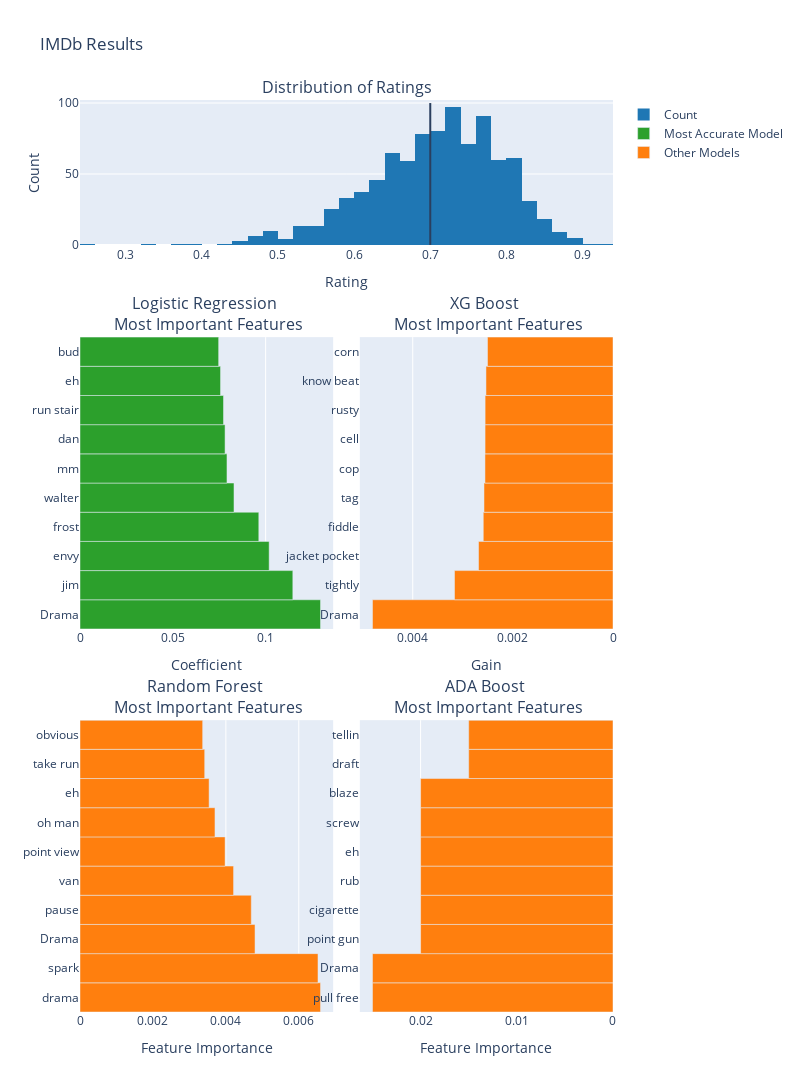

Notebook cell for this chart:
### Code cell
# Create the subplots 
fig = make_subplots(rows=3, 
                    cols=2,
                    row_heights=[0.2, 0.4, 0.4],
                    specs=[[{"type": "xy", "colspan": 2}, None],
                           [{"type": "xy"}, {"type": "xy"}], 
                           [{"type": "xy"}, {"type": "xy"}]],
                    subplot_titles=['Distribution of Ratings', 
                                    "Logistic Regression <br> Most Important Features", 
                                    "XG Boost <br> Most Important Features", 
                                    "Random Forest <br> Most Important Features", 
                                    "ADA Boost <br> Most Important Features"], 
                    horizontal_spacing=0.05, 
                    vertical_spacing=0.1)

LR_CD = go.Bar(y=lr_t50['Coef'], 
               x=lr_t50['Value'], 
               name="Most Accurate Model", 
               hovertemplate='%{y}<extra></extra>', 
               orientation='h', 
               marker_color='#2CA02C')
XG_CD = go.Bar(y=xg_t50['Coef'], 
               x=xg_t50['Value'], 
               name="Other Models", 
               hovertemplate='%{y}<extra></extra>', 
               orientation='h', 
               marker_color='#FF7F0E')
RF_CD = go.Bar(y=rf_t50['Coef'], 
               x=rf_t50['Value'], 
               name='Feature Importance', 
               hovertemplate='%{y}<extra></extra>', 
               orientation='h', 
               marker_color='#FF7F0E', 
               showlegend=False)
ADA_CD = go.Bar(y=ada_t50['Coef'], 
               x=ada_t50['Value'], 
               name='Feature Importance', 
               hovertemplate='%{y}<extra></extra>', 
               orientation='h',  
               marker_color='#FF7F0E',
               showlegend=False)
imdb_CD = go.Histogram(x=y['IMDb_score'], 
                       name='Count', 
                       hovertemplate='%{y}<extra></extra>', 
                       marker_color='#1F77B4')

# Add the graph objects
fig.append_trace(imdb_CD, row=1, col=1)
fig.add_shape(go.layout.Shape(type='line', xref='x', yref='y',
                        x0=0.7, y0=0, x1=0.7, y1=100),
                        row=1, col=1)
fig.append_trace(LR_CD, row=2, col=1)
fig.append_trace(XG_CD, row=2, col=2)
fig.append_trace(RF_CD, row=3, col=1)
fig.append_trace(ADA_CD, row=3, col=2)


fig['layout']['xaxis1'].update(title='Rating')
fig['layout']['xaxis3'].update(autorange='reversed')
fig['layout']['xaxis2'].update(title='Coefficient')
fig['layout']['xaxis3'].update(title='Gain')
fig['layout']['xaxis5'].update(autorange='reversed')
fig['layout']['xaxis4'].update(title='Feature Importance')
fig['layout']['xaxis5'].update(title='Feature Importance')

fig['layout']['yaxis1'].update(title='Count')

# Update the layout and show
fig.update_layout(height=1200, 
                  width=800, 
                  title_text="IMDb Results")
fig.show()

# Loading onto cloud
#py.iplot(fig, filename="IMDb")

### Figure 1 — Plotly figure (JSON) as saved in the notebook; plotly's stock layout.template omitted (floating-point values rounded to 4 significant figures; data arrays with more than 128 entries replaced by an {"elided": "..."} marker saying what was removed)
{"data": [{"hovertemplate": "%{y}<extra></extra>", "marker": {"color": "#1F77B4"}, "name": "Count", "type": "histogram", "x": {"elided": "922 float values"}, "xaxis": "x", "yaxis": "y"}, {"hovertemplate": "%{y}<extra></extra>", "marker": {"color": "#2CA02C"}, "name": "Most Accurate Model", "orientation": "h", "type": "bar", "x": [0.1296, 0.1146, 0.1019, 0.09631, 0.08295, 0.07917, 0.07813, 0.07729, 0.0757, 0.07468], "xaxis": "x2", "y": ["Drama", "jim", "envy", "frost", "walter", "mm", "dan", "run stair", "eh", "bud"], "yaxis": "y2"}, {"hovertemplate": "%{y}<extra></extra>", "marker": {"color": "#FF7F0E"}, "name": "Other Models", "orientation": "h", "type": "bar", "x": [0.004804, 0.003166, 0.002686, 0.002591, 0.002577, 0.002557, 0.002555, 0.002554, 0.002537, 0.002507], "xaxis": "x3", "y": ["Drama", "tightly", "jacket pocket", "fiddle", "tag", "cop", "cell", "rusty", "know beat", "corn"], "yaxis": "y3"}, {"hovertemplate": "%{y}<extra></extra>", "marker": {"color": "#FF7F0E"}, "name": "Feature Importance", "orientation": "h", "showlegend": false, "type": "bar", "x": [0.006596, 0.006526, 0.0048, 0.004697, 0.004211, 0.003979, 0.003702, 0.00354, 0.00342, 0.003364], "xaxis": "x4", "y": ["drama", "spark", "Drama", "pause", "van", "point view", "oh man", "eh", "take run", "obvious"], "yaxis": "y4"}, {"hovertemplate": "%{y}<extra></extra>", "marker": {"color": "#FF7F0E"}, "name": "Feature Importance", "orientation": "h", "showlegend": false, "type": "bar", "x": [0.025, 0.025, 0.02, 0.02, 0.02, 0.02, 0.02, 0.02, 0.015, 0.015], "xaxis": "x5", "y": ["pull free", "Drama", "point gun", "cigarette", "rub", "eh", "screw", "blaze", "draft", "tellin"], "yaxis": "y5"}], "layout": {"annotations": [{"font": {"size": 16}, "showarrow": false, "text": "Distribution of Ratings", "x": 0.5, "xanchor": "center", "xref": "paper", "y": 1, "yanchor": "bottom", "yref": "paper"}, {"font": {"size": 16}, "showarrow": false, "text": "Logistic Regression <br> Most Important Features", "x": 0.2375, "xanchor": "center", "xref": "paper", "y": 0.74, "yanchor": "bottom", "yref": "paper"}, {"font": {"size": 16}, "showarrow": false, "text": "XG Boost <br> Most Important Features", "x": 0.7625, "xanchor": "center", "xref": "paper", "y": 0.74, "yanchor": "bottom", "yref": "paper"}, {"font": {"size": 16}, "showarrow": false, "text": "Random Forest <br> Most Important Features", "x": 0.2375, "xanchor": "center", "xref": "paper", "y": 0.32, "yanchor": "bottom", "yref": "paper"}, {"font": {"size": 16}, "showarrow": false, "text": "ADA Boost <br> Most Important Features", "x": 0.7625, "xanchor": "center", "xref": "paper", "y": 0.32, "yanchor": "bottom", "yref": "paper"}], "height": 1200, "shapes": [{"type": "line", "x0": 0.7, "x1": 0.7, "xref": "x", "y0": 0, "y1": 100, "yref": "y"}], "title": {"text": "IMDb Results"}, "width": 800, "xaxis": {"anchor": "y", "domain": [0, 1], "title": {"text": "Rating"}}, "xaxis2": {"anchor": "y2", "domain": [0, 0.475], "title": {"text": "Coefficient"}}, "xaxis3": {"anchor": "y3", "autorange": "reversed", "domain": [0.525, 1], "title": {"text": "Gain"}}, "xaxis4": {"anchor": "y4", "domain": [0, 0.475], "title": {"text": "Feature Importance"}}, "xaxis5": {"anchor": "y5", "autorange": "reversed", "domain": [0.525, 1], "title": {"text": "Feature Importance"}}, "yaxis": {"anchor": "x", "domain": [0.84, 1], "title": {"text": "Count"}}, "yaxis2": {"anchor": "x2", "domain": [0.42, 0.74]}, "yaxis3": {"anchor": "x3", "domain": [0.42, 0.74]}, "yaxis4": {"anchor": "x4", "domain": [0, 0.32]}, "yaxis5": {"anchor": "x5", "domain": [0, 0.32]}}}
